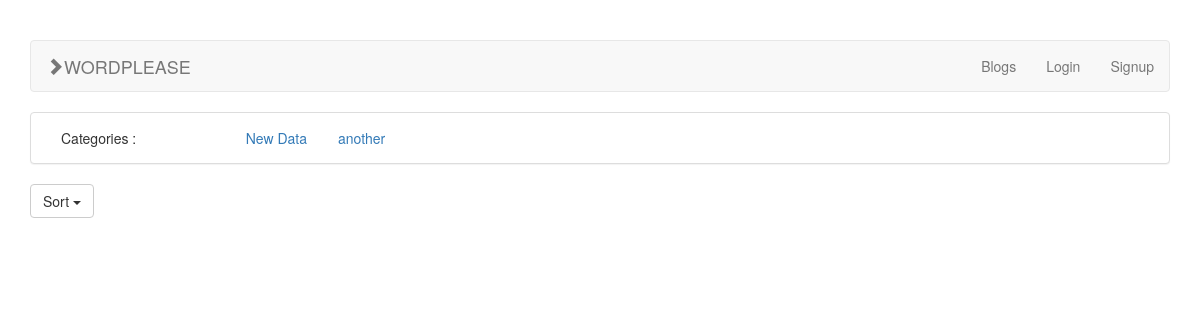
Page /blog/lallis50/posts on the earlier database version.
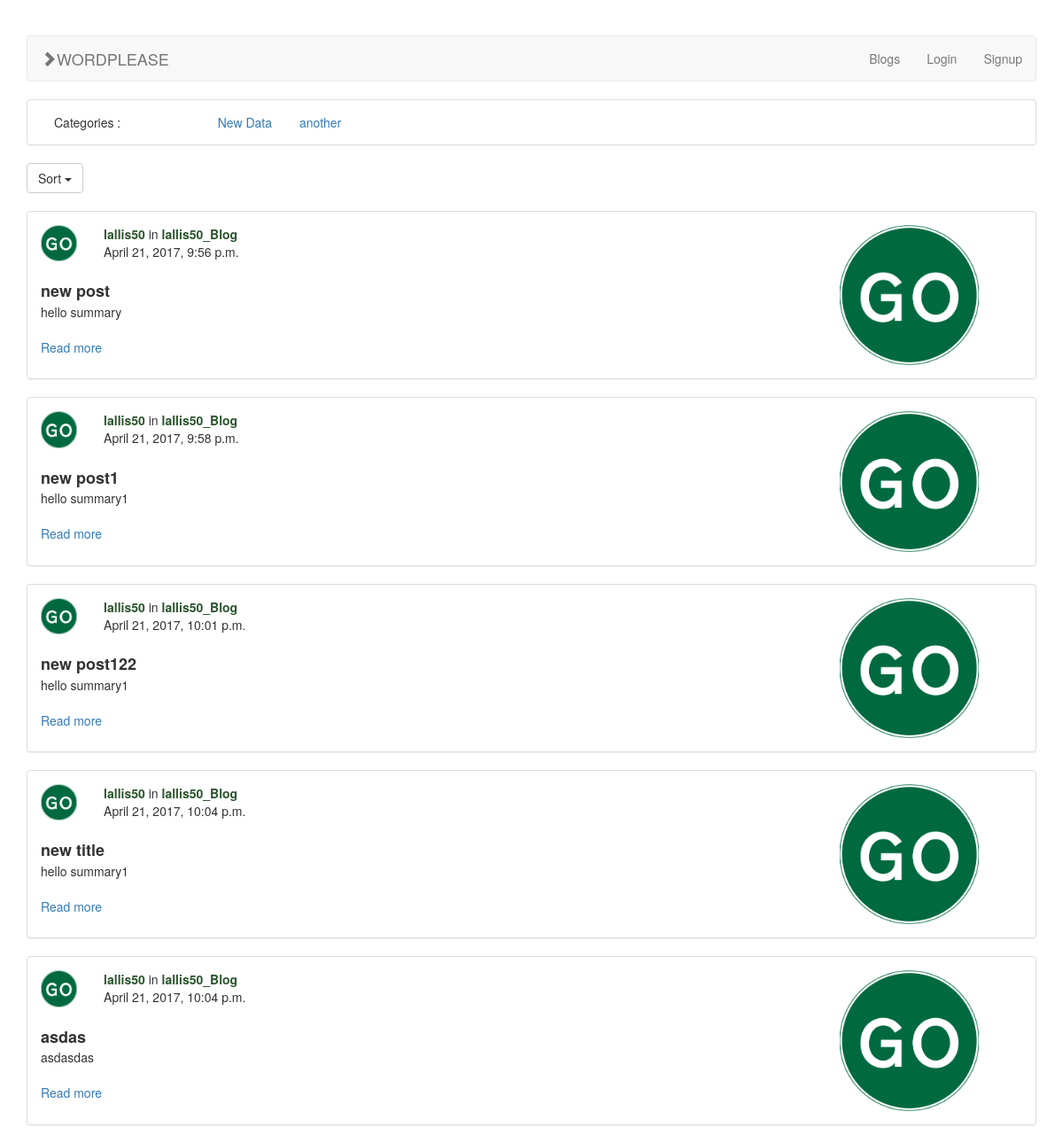
Same page on the later database version.
### blogs/models.py (models this page shows, shortened)
class Category(models.Model):
    title = models.CharField(max_length=100)
    slug = models.SlugField(max_length=100, db_index=True)
    hidden = models.BooleanField(default=False)

class Post(models.Model):
    title = models.CharField(max_length=100)
    slug = models.SlugField(max_length=100, unique=True)
    body = models.TextField()
    picture = models.ImageField(null=True, blank=True)
    is_published = models.BooleanField(default=True)
    summary = models.TextField()
    posted_at = models.DateTimeField(auto_now_add=True)
    hidden = models.BooleanField(default=False)
    blog = models.ForeignKey(Blog, related_name='post')
    category = models.ManyToManyField(Category)

class Blog(models.Model):
    title = models.CharField(max_length=100)
    author = models.OneToOneField(User, related_name='blog')
    created_at = models.DateField(auto_now_add=True)
    slug = models.SlugField(max_length=100, unique=True)

### blogs/blog_views.py (the view)
# urls.py: url(r'^blog/(?P<username>[^/]+)/posts$', BlogPostListView.as_view(), name='blog-post-details'),
class BlogPostListView(APIView):
    renderer_classes = [TemplateHTMLRenderer]
    template_name = 'post_list.html'
    serializer_class = PostSerializer
    authentication_classes = (SessionAuthentication, BasicAuthentication)
    def get(self, request, username, format=None):
        categories = utils.get_all_visible_categories()
        cat_slug = request.GET.get('cat', None)
        sort = request.GET.get('sort', None)
        auth = request.user.is_authenticated()
        posts = Post.objects.filter(blog__author__username=username)
        if cat_slug:
            posts = posts.filter(category__slug=cat_slug)
        if sort:
            posts = posts.order_by(sort)
        return Response({'posts': posts, 'user': auth, 'categories': categories, 'selected_cat': cat_slug,
                         'logged_in_user': request.user, 'blog': True})

### blogs/utils.py (called while the page is built)
def get_all_visible_categories():
    return Category.objects.filter(hidden=False)

### blogs/templates/post_list.html (shortened to what this page needs)
{% extends 'base.html' %}
{% load static %}
{% block content %}
    <div class="dropdown">
        <button class="btn btn-default dropdown-toggle" type="button" data-toggle="dropdown">Sort
            <span class="caret"></span></button>
    </div>
    <br>
    {% for post in posts %}
        <div class="panel panel-default">
            <div class="panel-body">
                <div class="row">
                    <div class="col-md-9 col-sm-9 col-xs-9">
                        <div class="row">
                            <div class="col-md-1 col-sm-1 col-xs-11">
                                <img style="width: 100%;display: block;" src="{% static "go.gif" %}">
                            </div>
                            <div class="col-md-11 col-sm-11 col-xs-11">
                                <span style="color: #2b542c"><b>{{ post.blog.author }}</b></span> in <span
                                    style="color: #2b542c"><b>{{ post.blog.title }}</b></span><br>
                                <span>{{ post.posted_at }} </span>
                            </div>
                        </div>
                        <br>
                        <span style="font-size: 18px;"><b>{{ post.title }}</b></span>
                        <br>
                        <span>{{ post.summary }}
                        </span><br>
                        <br>
                        <a href="{% url 'post-details' slug=post.slug %}">Read more</a>
                    </div>
                    <div class="col-md-3 col-sm-3 col-xs-3">
                        <div class="col-md-12 col-sm-12 col-xs-12">
                            <img style="width: 70%;display: block;margin: 0 auto;"
                                 src=" {% if post.picture %} {{ post.picture.url }} {% else %}{% static "go.gif" %}{% endif %}">
                        </div>
                    </div>
                </div>
            </div>
        </div>
    {% endfor %}
{% endblock %}

### blogs/templates/base.html (shortened to what this page needs)
<!DOCTYPE html>
{% load static %}
<html lang="en">
<head>
    <link href='{% static "bootstrap/css/bootstrap.min.css" %}' rel="stylesheet">
    <link href='{% static "default.css" %}' rel="stylesheet">
</head>
<body>
<br>
<br>
<div class="container">
    <nav class="navbar navbar-default">
        <div class="container-fluid">
            <div class="navbar-header">
                <a class="navbar-brand" href="{% url 'post_list' %}"><span
                        class="glyphicon glyphicon-chevron-right"></span>WORDPLEASE</a>
            </div>
            <ul class="nav navbar-nav navbar-right">
                <li><a href="{% url 'blog-list' %}">Blogs</a></li>
                {% if user %}
                    <li>
                        <a href="{% url 'add_post' %}">New Post</a>
                    </li>
                    <li>
                        <a href="{% url 'logout' %}">Logout</a>
                    </li>
                    <li>
                        <a href="{% url 'blog-post-details' username=logged_in_user.username %}">{{ logged_in_user.username }}
                        </a>
                    </li>
                {% else %}
                    <li>
                        <a href="{% url 'login' %}">Login</a>
                    </li>
                    <li>
                        <a href="{% url 'register-user' %}">Signup</a>
                    </li>
                {% endif %}
            </ul>
        </div>
    </nav>
    {% if categories %}
        <div class="panel panel-default">
            <div class="panel-body">
                {% block categories %}
                    <div class="col-lg-2">Categories :</div>
                    {% for category in categories %}
                        <div class="col-lg-1 {% if selected_cat == category.slug %}bg-success text-white{% endif %}"><a
                                href="{% url 'post_list' %}?cat={{ category.slug }}">{{ category.title }}</a></div>
                    {% endfor %}
                {% endblock %}
            </div>
        </div>
    {% endif %}
    <div class="row">
        <div class="col-sm-12">
            {% block content %}{% endblock %}
        </div>
    </div>
</div>
</body>
</html>

Differences in the rows shown:
added Post: blog.author "lallis50", blog "lallis50_Blog", posted_at "April 21, 2017, 9:56 p.m.", title "new post", summary "hello summary"
added Post: blog.author "lallis50", blog "lallis50_Blog", posted_at "April 21, 2017, 9:58 p.m.", title "new post1", summary "hello summary1"
added Post: blog.author "lallis50", blog "lallis50_Blog", posted_at "April 21, 2017, 10:01 p.m.", title "new post122", summary "hello summary1"
added Post: blog.author "lallis50", blog "lallis50_Blog", posted_at "April 21, 2017, 10:04 p.m.", title "new title", summary "hello summary1"
added Post: blog.author "lallis50", blog "lallis50_Blog", posted_at "April 21, 2017, 10:04 p.m.", title "asdas", summary "asdasdas"
